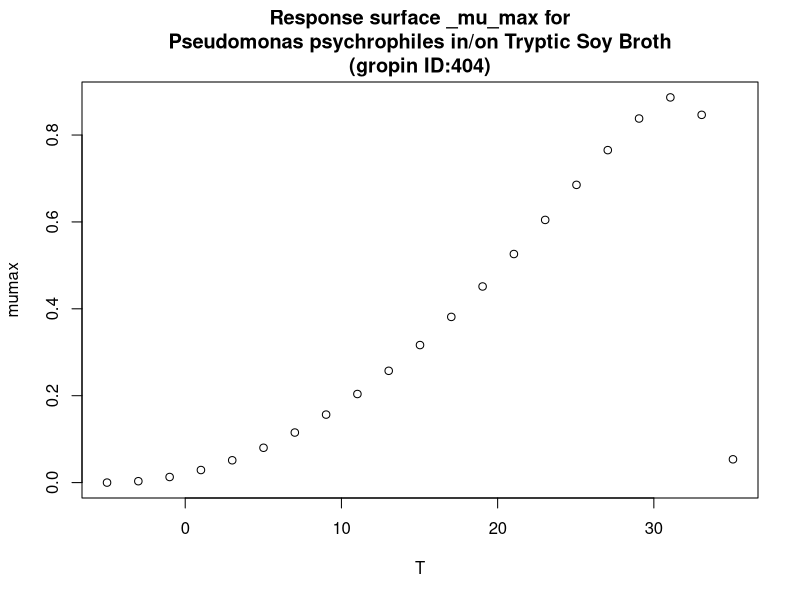

Reproduce this figure in R.
#############################
# start of Parameter script
#############################
T <- seq(-5.005,35.0649350649351,length.out=21)
#############################
# end of Parameter script
#############################
############################# 
# start of Model script Gropin ID 404 
#############################
 
# constant coefficients for this model
 
variables <- data.frame(T)
argumentsPar <- unique.data.frame(expand.grid(variables))
 
# heart of the model
response_surface <- function(T) {
   mumax <-(8.9*(10^-1)*(T-35.1)*((T+5)^2))/((31.6+5)*((31.6+5)*(T-31.6)-(31.6-35.1)*(31.6-5-2*T)))

	return(mumax=mumax)
} 

# output parameters
responseSurface <- cbind(argumentsPar,response_surface(argumentsPar['T']))
colnames(responseSurface) <- c(colnames(argumentsPar),'mumax')
#############################
# End of Model script
#############################
############################# 
# start of Visualisation script Gropin ID 404 
#############################
titleText <-'Response surface _mu_max for
Pseudomonas psychrophiles in/on Tryptic Soy Broth
(gropin ID:404)'
plot(T,responseSurface$'mumax',xlab='T',
                          ylab='mumax',main=titleText)
#############################
# End of Visualisation script
#############################
